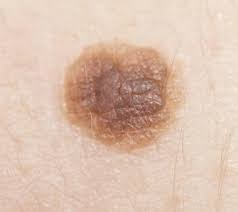
#> input picture dataset/train/train/skin_cancer/skin_cancer_112.jpg, 238 x 212 px
$ python data_set_olustur.py   (older library calls are emulated)
#> lines starting #> are read from the running program, lines starting #| are printed output that depends on the picture; after the words box and inside, x2 and y2 are one past the last pixel; in counts of white or black regions, pixels touching at a corner belong together; long printed decimals are rounded
import cv2
import numpy as np
import pandas as pd
import os
from openpyxl import load_workbook

def image_show(image, window_name):
    """Verilen görüntüyü belirtilen pencere adıyla ekranda gösterir."""
    cv2.imshow(window_name, image)

def gri(image):
    """Görüntü üzerinde bir işlem yap ve yeni bir görüntü döndür."""
    # Örnek işlem: Görüntüyü gri tonlamaya çevir
    return cv2.cvtColor(image, cv2.COLOR_BGR2GRAY)

def iso(image):
    """Görüntüyü ikili hale getirme (Isodata thresholding)."""
    _, isodata_goruntu = cv2.threshold(image, 0, 255, cv2.THRESH_BINARY + cv2.THRESH_OTSU)
    return isodata_goruntu

def apply_median_filter(image, kernel_size):
    """Median filtreleme uygula."""
    filtered_image = cv2.medianBlur(image, kernel_size)
    return filtered_image

def find_contours(image):
    """Görüntüdeki şekillerin sınırlarını bulur ve koordinatlarını döndürür."""
    if len(image.shape) == 3:
        gray = cv2.cvtColor(image, cv2.COLOR_BGR2GRAY)
    else:
        gray = image
    _, binary = cv2.threshold(gray, 127, 255, cv2.THRESH_BINARY_INV)
    contours, _ = cv2.findContours(binary, cv2.RETR_EXTERNAL, cv2.CHAIN_APPROX_SIMPLE)
    return contours

def draw_contours(image, contours):
    """Görüntüdeki şekillerin sınırlarını çiz ve ekranda göster."""
    cv2.drawContours(image, contours, -1, (0, 255, 0), 5)

def draw_circles(image, contours):
    """Görüntüdeki şekillerin etrafına minimum çemberler çizer ve çaplarını hesaplar."""
    circle_diameters = []
    for contour in contours:
        (x, y), radius = cv2.minEnclosingCircle(contour)
        center = (int(x), int(y))
        radius = int(radius)
        cv2.circle(image, center, radius, (255, 0, 0), 2)
        diameter = 2 * radius
        circle_diameters.append(diameter)
    print(f"Toplam {len(circle_diameters)} tane sınır bulundu.")
    return circle_diameters

def create_mask(image):
    """Create a mask based on green contours in the image."""
    lower_green = np.array([0, 255, 0])
    upper_green = np.array([0, 255, 0])
    mask = cv2.inRange(image, lower_green, upper_green)
    kernel = np.ones((5, 5), np.uint8)
    mask = cv2.dilate(mask, kernel, iterations=1)
    contours, _ = cv2.findContours(mask, cv2.RETR_EXTERNAL, cv2.CHAIN_APPROX_SIMPLE)
    mask_filled = np.zeros_like(mask)
    cv2.drawContours(mask_filled, contours, -1, (255), thickness=cv2.FILLED)
    return mask_filled

def calculate_area(mask):
    """Calculate the area size of the masked region."""
    area_size = cv2.countNonZero(mask)
    return area_size

def calculate_gray_stats(gray_image, mask):
    """Calculate mean, min, and max gray values within the mask."""
    masked_gray = cv2.bitwise_and(gray_image, gray_image, mask=mask)
    mean_gray = cv2.mean(masked_gray, mask=mask)[0]
    min_gray = np.min(masked_gray[np.where(mask != 0)])
    max_gray = np.max(masked_gray[np.where(mask != 0)])
    return mean_gray, min_gray, max_gray

def calculate_rgb_stats(image, mask):
    """Calculate mean RGB values within the mask."""
    masked_rgb = cv2.bitwise_and(image, image, mask=mask)
    mean_rgb = cv2.mean(masked_rgb, mask=mask)
    return mean_rgb

if __name__ == '__main__':

    # image_path = "./dataset/train/train/not_skin_cancer/not_skin_cancer_94.jpg"
    image_path = "./dataset/train/train/skin_cancer/skin_cancer_112.jpg"
    image_name = os.path.basename(image_path)
    origin = cv2.imread(image_path)
#> origin is the input picture: shape (212, 238, 3); mean B, G, R 175.9, 192.9, 220.8
    image = cv2.imread(image_path)
    image = cv2.resize(image, None, fx=2, fy=2, interpolation=cv2.INTER_LINEAR)
    image1 = gri(image)
    #image2 = cv2.adaptiveThreshold(image1,255,cv2.ADAPTIVE_THRESH_GAUSSIAN_C,cv2.THRESH_BINARY,21,3)
    image2 = cv2.equalizeHist(image1)
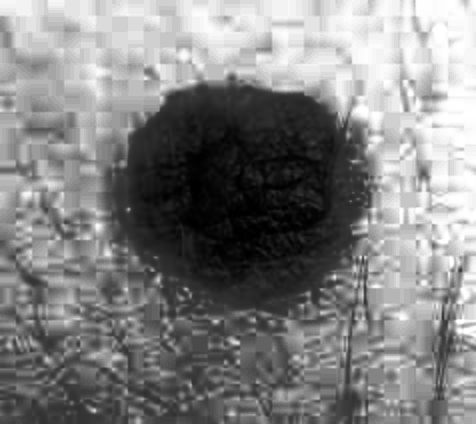
#> image2: shape (424, 476); min 0, max 255, mean 130.4
    image3 = iso(image1)
#> in iso, `_, isodata_goruntu = cv2.threshold(image, 0, 255, cv2.THRESH_BINARY + ..`:
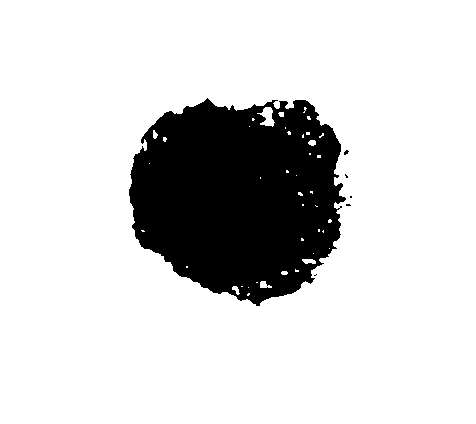
#> isodata_goruntu: shape (424, 476); 83.3% white; 6 black regions (5 under 20 px), largest, box (x1, y1, x2, y2) and area: (129, 98, 346, 306) 33619
    image4 = apply_median_filter(image3, 15)
#> in apply_median_filter, `filtered_image = cv2.medianBlur(image, kernel_size)`: filtered_image: shape (424, 476); 83.2% white; 1 black region, box (x1, y1, x2, y2) and area: (130, 100, 342, 303) 33946
    contours = find_contours(image4)
#> in find_contours, `_, binary = cv2.threshold(gray, 127, 255, cv2.THRESH_BINARY_INV)`: binary: shape (424, 476); 16.8% white; 1 white region
#> in find_contours, `contours, _ = cv2.findContours(binary, cv2.RETR_EXTERNAL, cv2.CHAIN_AP..`: contours = 1 contour; box (x1, y1, x2, y2) and area: (130, 100, 342, 303) 33620
    draw_contours(image, contours)
    diameters = draw_circles(image, contours)
#> the loop in draw_circles, `for contour in contours:` made 1 pass
#> (x, y, radius, center, diameter) on pass 1: (239.6, 192.5, 112, (239, 192), 224)
#> after the loop in draw_circles, `for contour in contours:`:
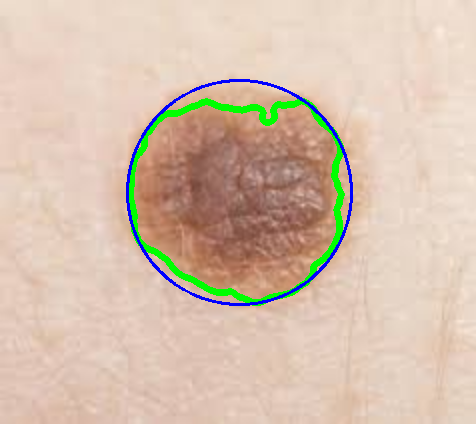
#> image: shape (424, 476, 3); mean B, G, R 174.3, 192.7, 214.3
#> after the loop in draw_circles, `for contour in contours:`: circle_diameters = [224]
#| Toplam 1 tane sınır bulundu.
#> diameters = [224]

    # Create the mask
    mask = create_mask(image)
#> in create_mask, `mask = cv2.inRange(image, lower_green, upper_green)`: mask: shape (424, 476); 2% white; 7 white regions (2 under 20 px), largest, box (x1, y1, x2, y2) and area: (129, 98, 345, 303) 3845, (280, 280, 312, 299) 63, (303, 98, 318, 110) 27, (131, 227, 139, 246) 25, (333, 127, 344, 147) 22
#> in create_mask, `mask = cv2.dilate(mask, kernel, iterations=1)`:
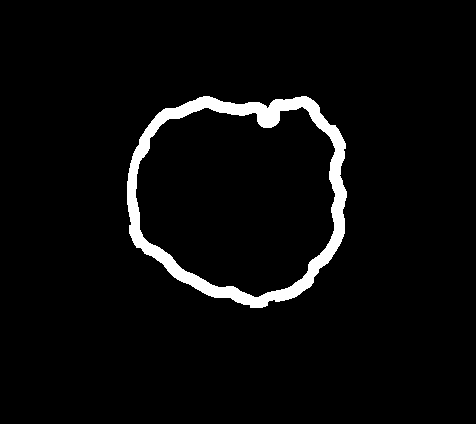
#> mask: shape (424, 476); 4% white; 1 white region
#> in create_mask, `contours, _ = cv2.findContours(mask, cv2.RETR_EXTERNAL, cv2.CHAIN_APPR..`: contours = 1 contour; box (x1, y1, x2, y2) and area: (127, 96, 347, 308) 37209
#> in create_mask, `cv2.drawContours(mask_filled, contours, -1, (255), thickness=cv2.FILLED)`:
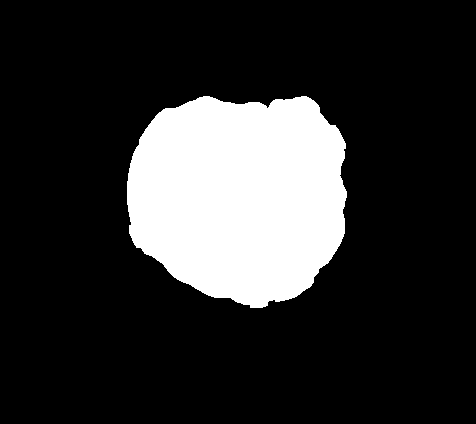
#> mask_filled: shape (424, 476); 18.6% white; 1 white region, box (x1, y1, x2, y2) and area: (127, 96, 347, 308) 37546

    # Calculate area size
    area_size = calculate_area(mask)
#> in calculate_area, `area_size = cv2.countNonZero(mask)`: area_size = 37546
#> area_size = 37546

    # Calculate gray statistics
    mean_gray, min_gray, max_gray = calculate_gray_stats(image1, mask)
#> in calculate_gray_stats, `masked_gray = cv2.bitwise_and(gray_image, gray_image, mask=mask)`:
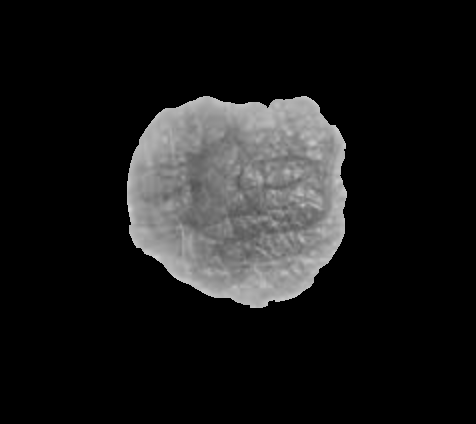
#> masked_gray: shape (424, 476); min 0, max 214, mean 26.8
#> in calculate_gray_stats, `mean_gray = cv2.mean(masked_gray, mask=mask)[0]`: mean_gray = 143.9
#> in calculate_gray_stats, `min_gray = np.min(masked_gray[np.where(mask != 0)])`: min_gray = 80
#> in calculate_gray_stats, `max_gray = np.max(masked_gray[np.where(mask != 0)])`: max_gray = 214
#> mean_gray = 143.9; min_gray = 80; max_gray = 214

    # Calculate RGB statistics
    mean_rgb = calculate_rgb_stats(image, mask)
#> in calculate_rgb_stats, `masked_rgb = cv2.bitwise_and(image, image, mask=mask)`:
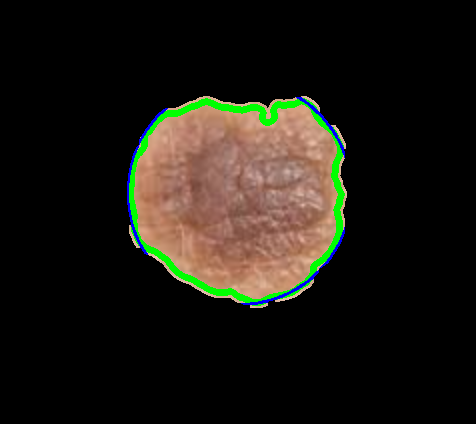
#> masked_rgb: shape (424, 476, 3); mean B, G, R 18.2, 25.5, 28.5
#> in calculate_rgb_stats, `mean_rgb = cv2.mean(masked_rgb, mask=mask)`: mean_rgb = (97.78, 137, 152.9, 0)
#> mean_rgb = (97.78, 137, 152.9, 0)

    # Print results
    print(f"Görsel Adı: {image_name}")
    print(f"Alan Boyutu: {area_size} piksel")
#| Alan Boyutu: 37546 piksel
    print(f"Ortalama Gri Değer: {mean_gray}")
#| Ortalama Gri Değer: 143.853
    print(f"Minimum Gri Değer: {min_gray}")
#| Minimum Gri Değer: 80
    print(f"Maksimum Gri Değer: {max_gray}")
#| Maksimum Gri Değer: 214
    print(f"Ortalama RGB Değerleri: R={mean_rgb[2]}, G={mean_rgb[1]}, B={mean_rgb[0]}")
#| Ortalama RGB Değerleri: R=152.932, G=136.970, B=97.778

    # Create a DataFrame to store the results
    data = {
        "Görsel Adı": [image_name],
        "Alan Boyutu (piksel)": [area_size],
        "Ortalama Gri Değer": [mean_gray],
        "Minimum Gri Değer": [min_gray],
        "Maksimum Gri Değer": [max_gray],
        "Ortalama R Değeri": [mean_rgb[2]],
        "Ortalama G Değeri": [mean_rgb[1]],
        "Ortalama B Değeri": [mean_rgb[0]],
        "Sınır Sayısı": len(diameters)
    }

    df_new = pd.DataFrame(data)
#> df_new = table of 1 rows and 9 columns
    file_name = "cancer.xlsx"

    # Append new data to the existing Excel file
    if os.path.exists(file_name):
        with pd.ExcelWriter(file_name, engine='openpyxl', mode='a', if_sheet_exists='overlay') as writer:
            df_new.to_excel(writer, index=False, header=False, startrow=writer.sheets['Sheet1'].max_row)
    else:
        df_new.to_excel(file_name, index=False)

    # [13 lines of commented-out code are left out]
    images = [origin, image1, image2, image3, image, image4]
    window_names = ["ORIGIN", "GRI", "HISTOGRAM", "ISO", "SINIRLI", "MEDIAN"]

    for window_name, img in zip(window_names, images):
        image_show(img, window_name)
#> this loop made 6 passes

    cv2.waitKey(0)
    cv2.destroyAllWindows()

    # image2 = cv2.Laplacian(image, cv2.CV_64F)
    # image2 = cv2.convertScaleAbs(image2)
    # image2 = unsharp_mask(image2, kernel_size=(5, 5), sigma=1.0, amount=1.5, threshold=10)

$ run again, with dataset/train/train/skin_cancer/skin_cancer_00.jpg copied over dataset/train/train/skin_cancer/skin_cancer_112.jpg
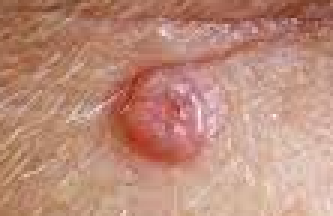
#> input picture dataset/train/train/skin_cancer/skin_cancer_00.jpg, 111 x 72 px (shown 3 times larger)
#> origin is the input picture: shape (72, 111, 3); mean B, G, R 122.8, 140.4, 188.5
#> in iso, `_, isodata_goruntu = cv2.threshold(image, 0, 255, cv2.THRESH_BINARY + ..`:
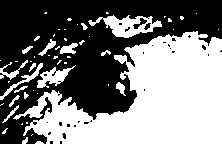
#> isodata_goruntu: shape (144, 222); 48.7% white; 54 white regions (36 under 20 px), largest, box (x1, y1, x2, y2) and area: (13, 31, 222, 144) 13252, (88, 15, 162, 38) 784, (37, 65, 76, 88) 366
#> filtered_image: shape (144, 222); 45% white; 7 white regions (4 under 20 px), largest, box (x1, y1, x2, y2) and area: (30, 32, 222, 144) 13443, (106, 17, 155, 37) 589, (37, 69, 65, 85) 307
#> binary: shape (144, 222); 55% white; 7 black regions (4 under 20 px)
#> in find_contours, `contours, _ = cv2.findContours(binary, cv2.RETR_EXTERNAL, cv2.CHAIN_AP..`: contours = 1 contour; box (x1, y1, x2, y2) and area: (0, 0, 222, 144) 18152
#> the loop in draw_circles, `for contour in contours:` made 1 pass
#> (x, y, radius, center, diameter) on pass 1: (110.5, 71.5, 131, (110, 71), 262)
#> after the loop in draw_circles, `for contour in contours:`: circle_diameters = [262]
#| Toplam 1 tane sınır bulundu.
#> in create_mask, `contours, _ = cv2.findContours(mask, cv2.RETR_EXTERNAL, cv2.CHAIN_APPR..`: contours = 1 contour; box (x1, y1, x2, y2) and area: (0, 0, 222, 144) 19854
#> mask_filled: shape (144, 222); 63.3% white; 1 black region, box (x1, y1, x2, y2) and area: (35, 38, 222, 144) 11746
#> in calculate_area, `area_size = cv2.countNonZero(mask)`: area_size = 20222
#> in calculate_gray_stats, `mean_gray = cv2.mean(masked_gray, mask=mask)[0]`: mean_gray = 136.1
#> in calculate_gray_stats, `min_gray = np.min(masked_gray[np.where(mask != 0)])`: min_gray = 71
#> in calculate_gray_stats, `max_gray = np.max(masked_gray[np.where(mask != 0)])`: max_gray = 218
#> `mean_gray, min_gray, max_gray = calculate_gray_stats(image1, mask)`: mean_gray = 136.1; min_gray = 71; max_gray = 218
#> in calculate_rgb_stats, `masked_rgb = cv2.bitwise_and(image, image, mask=mask)`:
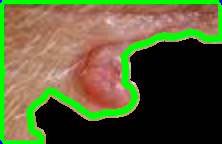
#> masked_rgb: shape (144, 222, 3); mean B, G, R 52.6, 92.4, 90.3
#> in calculate_rgb_stats, `mean_rgb = cv2.mean(masked_rgb, mask=mask)`: mean_rgb = (83.12, 146, 142.8, 0)
#| Alan Boyutu: 20222 piksel
#| Ortalama Gri Değer: 136.109
#| Minimum Gri Değer: 71
#| Maksimum Gri Değer: 218
#| Ortalama RGB Değerleri: R=142.830, G=146.020, B=83.115
#> df_new = table of 1 rows and 9 columns
#> the loop `for window_name, img in zip(window_names, images):` made 6 passes

$ run again, with dataset/train/train/skin_cancer/skin_cancer_01.jpg copied over dataset/train/train/skin_cancer/skin_cancer_112.jpg
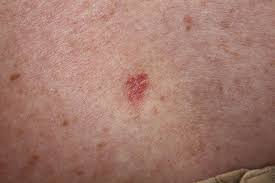
#> input picture dataset/train/train/skin_cancer/skin_cancer_01.jpg, 275 x 183 px
#> origin is the input picture: shape (183, 275, 3); mean B, G, R 109.7, 121.4, 162.6
#> isodata_goruntu: shape (366, 550); 61.5% white; 117 black regions (83 under 20 px), largest, box (x1, y1, x2, y2) and area: (0, 79, 550, 366) 72989, (249, 146, 298, 203) 1552, (488, 75, 550, 102) 598
#> filtered_image: shape (366, 550); 62% white; 10 black regions (3 under 20 px), largest, box (x1, y1, x2, y2) and area: (0, 84, 550, 366) 74149, (254, 147, 296, 198) 1534, (522, 75, 550, 95) 407
#> binary: shape (366, 550); 38% white; 10 white regions (3 under 20 px)
#> in find_contours, `contours, _ = cv2.findContours(binary, cv2.RETR_EXTERNAL, cv2.CHAIN_AP..`: contours = 10 contours, 3 with area under 20; largest, box (x1, y1, x2, y2) and area: (0, 84, 550, 366) 73288, (254, 147, 296, 198) 1464, (522, 75, 550, 95) 380, (119, 240, 138, 256) 186, (491, 79, 505, 91) 99, (508, 135, 515, 142) 28, (447, 46, 454, 52) 22
#> the loop in draw_circles, `for contour in contours:` made 10 passes
#> (x, y, radius, center, diameter) on passes 3, 4, 6, 7, 10: (511.2, 138.2, 3, (511, 138), 6), (274.5, 229, 306, (274, 229), 612), (497.4, 84.5, 6, (497, 84), 12), (536.8, 84.5, 14, (536, 84), 28), (0.833, 30, 2, (0, 30), 4)
#> after the loop in draw_circles, `for contour in contours:`:
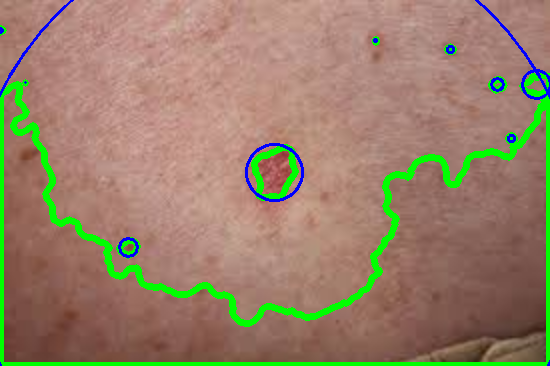
#> image: shape (366, 550, 3); mean B, G, R 105.3, 129.6, 152
#> after the loop in draw_circles, `for contour in contours:`: circle_diameters = [18, 56, 6, 612, 0, 12, 28, 6, 2, 4]
#| Toplam 10 tane sınır bulundu.
#> in create_mask, `contours, _ = cv2.findContours(mask, cv2.RETR_EXTERNAL, cv2.CHAIN_APPR..`: contours = 6 contours; box (x1, y1, x2, y2) and area: (0, 70, 550, 366) 80114, (249, 142, 301, 203) 2314, (486, 74, 510, 96) 384, (442, 41, 459, 57) 202, (370, 34, 382, 48) 127, (0, 23, 9, 38) 89
#> mask_filled: shape (366, 550); 42% white; 6 white regions, box (x1, y1, x2, y2) and area: (0, 70, 550, 366) 81185, (249, 142, 301, 203) 2401, (486, 74, 510, 96) 418, (442, 41, 459, 57) 227, (370, 34, 382, 48) 148, (0, 23, 9, 38) 108
#> in calculate_area, `area_size = cv2.countNonZero(mask)`: area_size = 84487
#> in calculate_gray_stats, `mean_gray = cv2.mean(masked_gray, mask=mask)[0]`: mean_gray = 108
#> in calculate_gray_stats, `min_gray = np.min(masked_gray[np.where(mask != 0)])`: min_gray = 34
#> in calculate_gray_stats, `max_gray = np.max(masked_gray[np.where(mask != 0)])`: max_gray = 160
#> `mean_gray, min_gray, max_gray = calculate_gray_stats(image1, mask)`: mean_gray = 108; min_gray = 34; max_gray = 160
#> in calculate_rgb_stats, `masked_rgb = cv2.bitwise_and(image, image, mask=mask)`:
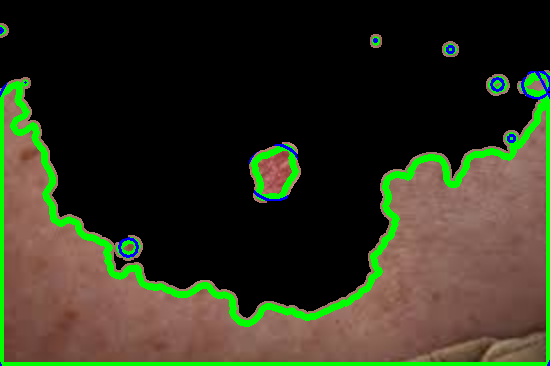
#> masked_rgb: shape (366, 550, 3); mean B, G, R 30.9, 49.6, 48.2
#> in calculate_rgb_stats, `mean_rgb = cv2.mean(masked_rgb, mask=mask)`: mean_rgb = (73.69, 118.2, 114.8, 0)
#| Alan Boyutu: 84487 piksel
#| Ortalama Gri Değer: 107.968
#| Minimum Gri Değer: 34
#| Maksimum Gri Değer: 160
#| Ortalama RGB Değerleri: R=114.787, G=118.159, B=73.691
#> df_new = table of 1 rows and 9 columns
#> the loop `for window_name, img in zip(window_names, images):` made 6 passes
